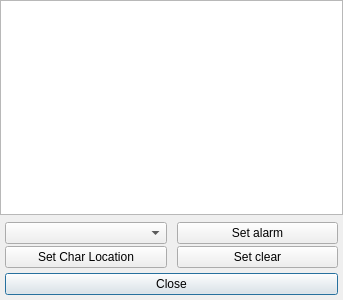
<?xml version="1.0" encoding="UTF-8"?>
<ui version="4.0">
 <class>Dialog</class>
 <widget class="QDialog" name="Dialog">
  <property name="windowModality">
   <enum>Qt::NonModal</enum>
  </property>
  <property name="geometry">
   <rect>
    <x>0</x>
    <y>0</y>
    <width>343</width>
    <height>300</height>
   </rect>
  </property>
  <property name="minimumSize">
   <size>
    <width>0</width>
    <height>0</height>
   </size>
  </property>
  <property name="windowTitle">
   <string>Dialog</string>
  </property>
  <property name="modal">
   <bool>false</bool>
  </property>
  <layout class="QGridLayout" name="gridLayout">
   <property name="leftMargin">
    <number>0</number>
   </property>
   <property name="topMargin">
    <number>0</number>
   </property>
   <property name="rightMargin">
    <number>0</number>
   </property>
   <property name="bottomMargin">
    <number>0</number>
   </property>
   <property name="spacing">
    <number>0</number>
   </property>
   <item row="0" column="0">
    <layout class="QVBoxLayout" name="verticalLayout">
     <item>
      <widget class="ChatListWidget" name="chatList">
       <property name="selectionMode">
        <enum>QAbstractItemView::NoSelection</enum>
       </property>
      </widget>
     </item>
     <item>
      <widget class="QWidget" name="widget" native="true">
       <property name="minimumSize">
        <size>
         <width>0</width>
         <height>31</height>
        </size>
       </property>
       <layout class="QGridLayout" name="gridLayout_2">
        <property name="leftMargin">
         <number>0</number>
        </property>
        <property name="topMargin">
         <number>0</number>
        </property>
        <property name="rightMargin">
         <number>0</number>
        </property>
        <property name="bottomMargin">
         <number>0</number>
        </property>
        <property name="spacing">
         <number>0</number>
        </property>
        <item row="2" column="0">
         <layout class="QVBoxLayout" name="verticalLayout_3">
          <property name="spacing">
           <number>5</number>
          </property>
          <property name="leftMargin">
           <number>5</number>
          </property>
          <property name="topMargin">
           <number>5</number>
          </property>
          <property name="rightMargin">
           <number>5</number>
          </property>
          <property name="bottomMargin">
           <number>5</number>
          </property>
          <item>
           <widget class="QPushButton" name="closeButton">
            <property name="text">
             <string>Close</string>
            </property>
           </widget>
          </item>
         </layout>
        </item>
        <item row="0" column="0">
         <layout class="QHBoxLayout" name="horizontalLayout">
          <property name="spacing">
           <number>10</number>
          </property>
          <property name="leftMargin">
           <number>5</number>
          </property>
          <property name="topMargin">
           <number>7</number>
          </property>
          <property name="rightMargin">
           <number>5</number>
          </property>
          <property name="bottomMargin">
           <number>0</number>
          </property>
          <item>
           <layout class="QVBoxLayout" name="location_vlayout">
            <property name="spacing">
             <number>2</number>
            </property>
            <item>
             <widget class="QComboBox" name="playerNamesBox"/>
            </item>
            <item>
             <widget class="QPushButton" name="locationButton">
              <property name="text">
               <string>Set Char Location</string>
              </property>
             </widget>
            </item>
           </layout>
          </item>
          <item>
           <layout class="QVBoxLayout" name="status_vlayout">
            <property name="spacing">
             <number>2</number>
            </property>
            <item>
             <widget class="QPushButton" name="alarmButton">
              <property name="text">
               <string>Set alarm</string>
              </property>
             </widget>
            </item>
            <item>
             <widget class="QPushButton" name="clearButton">
              <property name="text">
               <string>Set clear</string>
              </property>
             </widget>
            </item>
           </layout>
          </item>
         </layout>
        </item>
       </layout>
      </widget>
     </item>
    </layout>
   </item>
  </layout>
 </widget>
 <customwidgets>
  <customwidget>
   <class>ChatListWidget</class>
   <extends>QListWidget</extends>
   <header>vi/chat/chatlistwidget</header>
  </customwidget>
 </customwidgets>
 <resources/>
 <connections/>
</ui>
